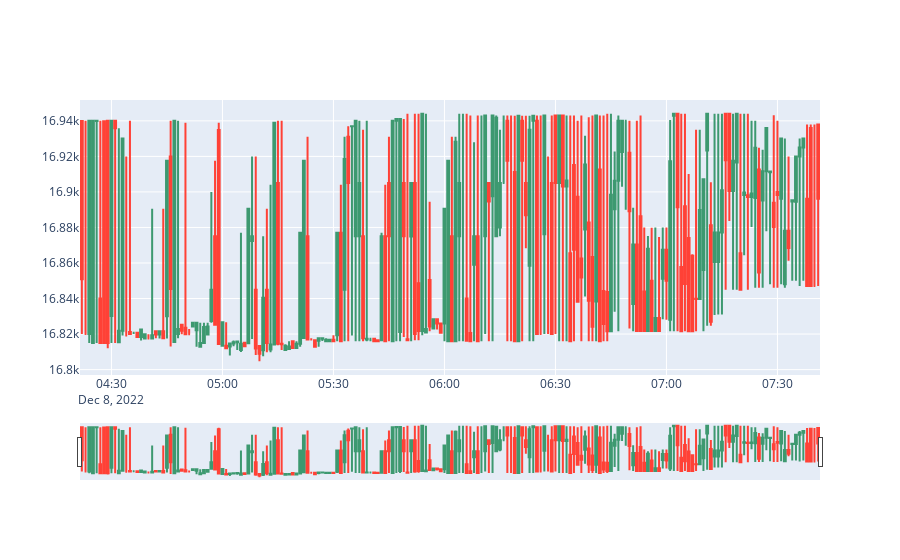

The code cell stored with this chart in its notebook:
### Code cell
df = pd.read_csv('data/btc-usdt_dic_1m.csv').tail(200)
fig = go.Figure(data=[go.Candlestick(x=df['Date'],
                open=df['Open'],
                high=df['High'],
                low=df['Low'],
                close=df['Close'])])

fig.show()

### Figure 1 — Plotly figure (JSON) as saved in the notebook; plotly's stock layout.template omitted (floating-point values rounded to 4 significant figures; data arrays with more than 128 entries replaced by an {"elided": "..."} marker saying what was removed)
{"data": [{"close": {"elided": "200 float values"}, "high": {"elided": "200 float values"}, "low": {"elided": "200 float values"}, "open": {"elided": "200 float values"}, "type": "candlestick", "x": {"elided": "200 str values"}}], "layout": {}}
